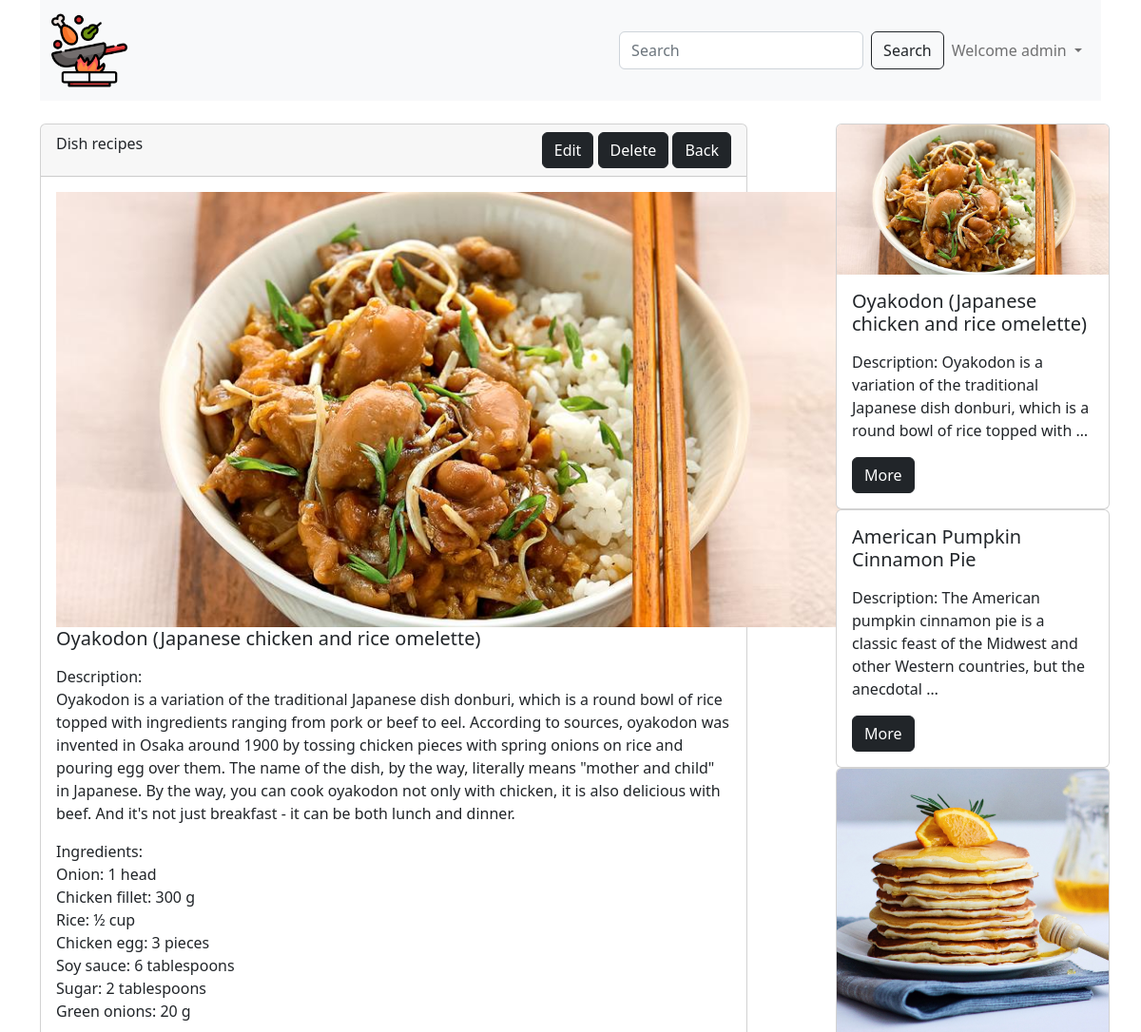
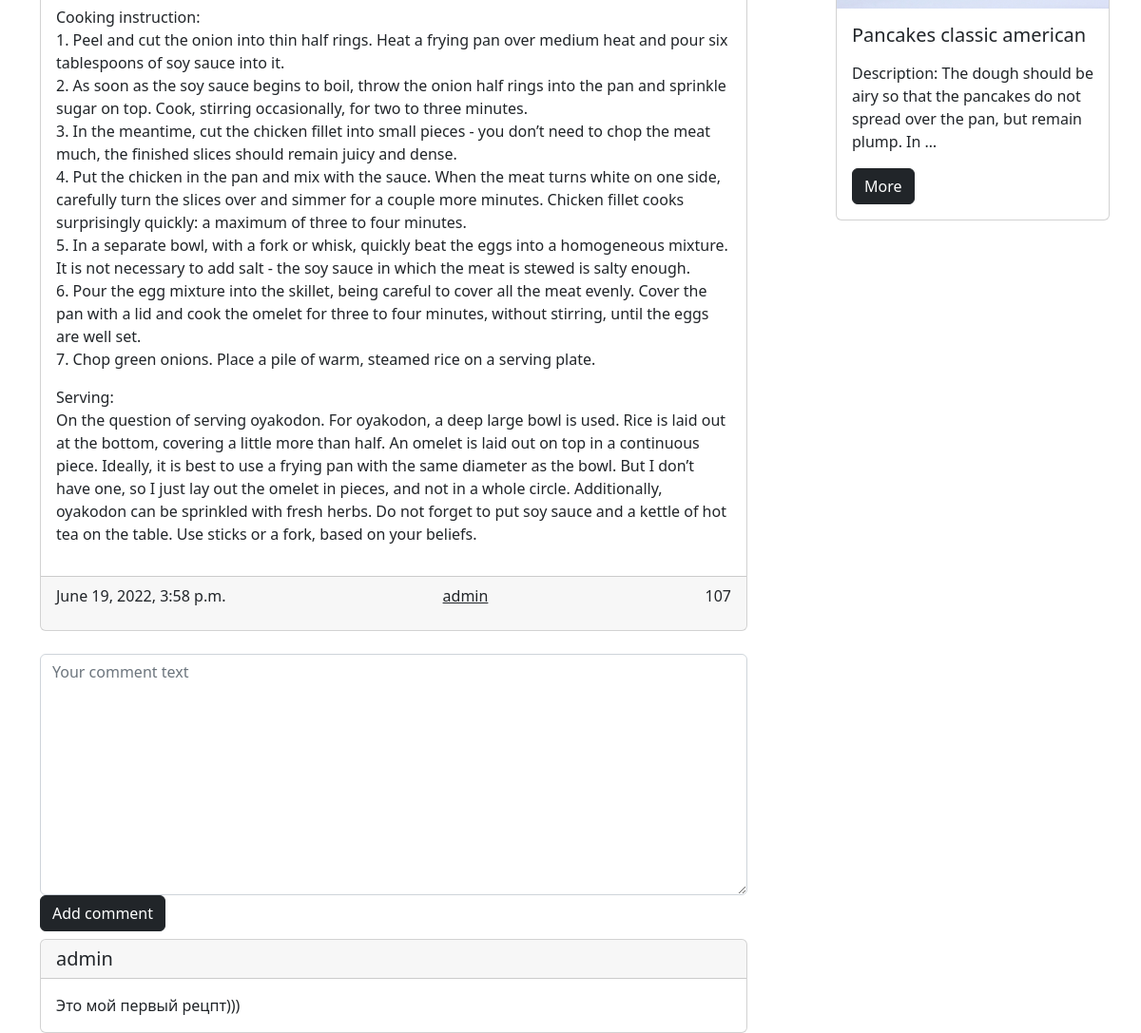
The app's page /post/1/ (signed in) with its own data (2 pictures, top to bottom).
### web_site/models.py (models this page shows, shortened)
class Post(models.Model):
    title = models.CharField(max_length=50, verbose_name='Recipe title')
    content = models.TextField(default='Recipe description coming soon', verbose_name='Recipe text')
    created_at = models.DateTimeField(auto_now_add=True, verbose_name='Creation date')
    updated_at = models.DateTimeField(auto_now=True, verbose_name='Update date')
    photo = models.ImageField(upload_to='photos/', blank=True, null=True, verbose_name='Image')
    watched = models.IntegerField(default=0, verbose_name='Views')
    is_published = models.BooleanField(default=True, verbose_name='Is published')
    category = models.ForeignKey(Category, on_delete=models.CASCADE, verbose_name='Category')
    author = models.ForeignKey(User, default=None, null=True, blank=True, on_delete=models.CASCADE)
    def get_absolute_url(self):
        return reverse('post_detail', kwargs={'pk': self.pk})
    class Meta:
        verbose_name = 'Recipe'
        verbose_name_plural = 'Recipes'

class Category(models.Model):
    title = models.CharField(max_length=300, verbose_name='Category title')
    class Meta:
        verbose_name = 'Category'
        verbose_name_plural = 'Categories'

class Comment(models.Model):
    post = models.ForeignKey(Post, on_delete=models.CASCADE)
    user = models.ForeignKey(User, on_delete=models.CASCADE)
    text = models.TextField()
    created_at = models.DateTimeField(auto_now_add=True)

### web_site/views.py (the view)
# urls.py: path('post/<int:pk>/', ArticleDetail.as_view(), name='post_detail'),
class ArticleDetail(DetailView):
    model = Post
    template_name = 'web_site/article_detail.html'
    def get_queryset(self):
        return Post.objects.filter(pk=self.kwargs['pk'])
    def get_context_data(self, **kwargs):
        context = super().get_context_data()
        article = Post.objects.get(pk=self.kwargs['pk'])
        article.watched += 1
        article.save()
        context['title'] = f'Recipe: {article.title}'
        context['comments'] = Comment.objects.filter(post=article)
        posts = Post.objects.all()
        posts = posts.order_by('-watched')[:4]
        context['posts'] = posts
        if self.request.user.is_authenticated:
            context['comment_form'] = CommentForm()
        return context

### web_site/forms.py
class CommentForm(forms.ModelForm):
    class Meta:
        model = Comment
        fields = ['text']
        widgets = {
            'text': forms.Textarea(attrs={
                'class': 'form-control',
                'placeholder': 'Your comment text'
            })
        }

### web_site/templates/web_site/article_detail.html (shortened to what this page needs)
{% extends 'base.html' %}
{% block main %}
<br>
<div class="d-flex justify-content-between">
    <div class="col-8">
        <div class="card">
            <div class="card-header d-flex justify-content-between">
                {{ post.category.title }}
                <div>
                    {% if request.user.pk == post.author.pk %}
                    <a href="{% url 'post_update' post.pk %}" class="btn btn-dark">Edit</a>
                    <a href="{% url 'post_delete' post.pk %}" class="btn btn-dark">Delete</a>
                    {% endif %}
                    <a href="{% url 'index' %}" class="btn btn-dark">Back</a>
                </div>
            </div>
            <div class="card-body">
                {% if post.photo %}
                <img src="{{ post.photo.url }}" alt="" width="830">
                {% else %}
                <img src="https://imagesvc.meredithcorp.io/v3/mm/image?url=https%3A%2F%2Fstatic.onecms.io%2Fwp-content%2Fuploads%2Fsites%2F23%2F2020%2F01%2F02%2Fcooking.jpg"
                     alt="" width="830">
                {% endif %}
                <h5 class="card-title">{{ post.title }}</h5>
                <p class="card-text">{{ post.content|linebreaks }}</p>
            </div>
            <div class="card-footer d-flex justify-content-between">
                <p class="card-text">{{ post.created_at }}</p>
                <a href="{% url 'profile' post.author.pk %}" class="link-dark">{{ post.author }}</a>
                <p class="card-text">{{ post.watched }}</p>
            </div>
        </div>
        <br>
        {% if request.user.is_authenticated %}
        <form action="{% url 'add_comment' post.pk %}" method="post" enctype="multipart/form-data">
            {{ comment_form.text }}
            <button class="btn btn-dark" type="submit">Add comment</button>
        </form>
        {% endif %}
        {% for comment in comments %}
        <div class="card mt-2">
            <h5 class="card-header">{{ comment.user.username }}</h5>
            <div class="card-body">
                <p class="card-text">{{ comment.text }}</p>
            </div>
        </div>
        {% endfor %}
    </div>
    <div class="col-3">
        {% for post in posts %}
        <div class="card" style="width: 18rem;">
            {% if post.photo %}
            <img class="card-img-top" src="{{ post.photo.url }}" alt="" width="830">
            {% else %}
            <img class="card-img-top" src="https://imagesvc.meredithcorp.io/v3/mm/image?url=https%3A%2F%2Fstatic.onecms.io%2Fwp-content%2Fuploads%2Fsites%2F23%2F2020%2F01%2F02%2Fcooking.jpg"
                 alt="" width="830">
            {% endif %}
            <div class="card-body">
                <h5 class="card-title">{{ post.title }}</h5>
                <p class="card-text">{{ post.content|truncatewords:20|linebreaks }}</p>
                <a href="{{ post.get_absolute_url }}" class="btn btn-dark">More</a>
            </div>
        </div>
        {% endfor %}
    </div>
</div>
{% endblock main %}

### templates/components/_navbar.html (shortened to what this page needs)
{% load static %}
<nav class="navbar navbar-expand-lg bg-light">
    <div class="container-fluid">
        <a class="navbar-brand" href="{% url 'index' %}">
            <img src="{% static 'web_site/img/def.png' %}" alt="" width="80">
        </a>
        <div class="collapse navbar-collapse" id="navbarSupportedContent">
            <div class="d-flex">
                <form class="d-flex" role="search" method="get" action="{% url 'search_results' %}">
                    <input name="q" class="form-control me-2" type="search" placeholder="Search" aria-label="Search">
                    <button class="btn btn-outline-dark" type="submit">Search</button>
                </form>
                <ul class="navbar-nav me-auto mb-2 mb-lg-0">
                    {% if not request.user.is_authenticated %}
                    <li class="nav-item">
                        <a class="nav-link active" aria-current="page" href="{% url 'login' %}">Sign in</a>
                    </li>
                    <li class="nav-item">
                        <a class="nav-link active" aria-current="page" href="{% url 'register' %}">Sign up</a>
                    </li>
                    {% else %}
                    <li class="nav-item dropdown">
                        <a class="nav-link dropdown-toggle" href="#" role="button" data-bs-toggle="dropdown"
                           aria-expanded="false">
                            Welcome {{ request.user.username }}
                        </a>
                    </li>
                    {% endif %}
                </ul>
            </div>
        </div>
    </div>
</nav>

### records on screen
Post: category "Dish recipes", photo (picture), title "Oyakodon (Japanese chicken and rice omelette)", content "Description: Oyakodon is a variation of the traditional Japanese dish donburi, which is a round bowl of rice topped with ingredients ranging from pork or beef to eel. According to sources, oyakodon was invented in Osaka around 1900 by tossing chicken pieces with spring onions on rice and pouring egg over them. The name of the dish, by the way, literally means \"mother and child\" in Japanese. By the way, you can cook oyakodon not only with chicken, it is also delicious with beef. And it's not just breakfast - it can be both lunch and dinner. Ingredients: Onion: 1 head Chicken fillet: 300 g Rice: ½ cup Chicken egg: 3 pieces Soy sauce: 6 tablespoons Sugar: 2 tablespoons Green onions: 20 g…", created_at "June 19, 2022, 3:58 p.m.", author "admin", watched "107", content "Description: Oyakodon is a variation of the traditional Japanese dish donburi, which is a round bowl of rice topped with …"
Comment: user.username "admin", text "Это мой первый рецпт)))"
Post: title "American Pumpkin Cinnamon Pie", content "Description: The American pumpkin cinnamon pie is a classic feast of the Midwest and other Western countries, but the anecdotal …"
Post: photo (picture), title "Pancakes classic american", content "Description: The dough should be airy so that the pancakes do not spread over the pan, but remain plump. In …"

### other values on screen
{{ request.user.username }} "admin"
